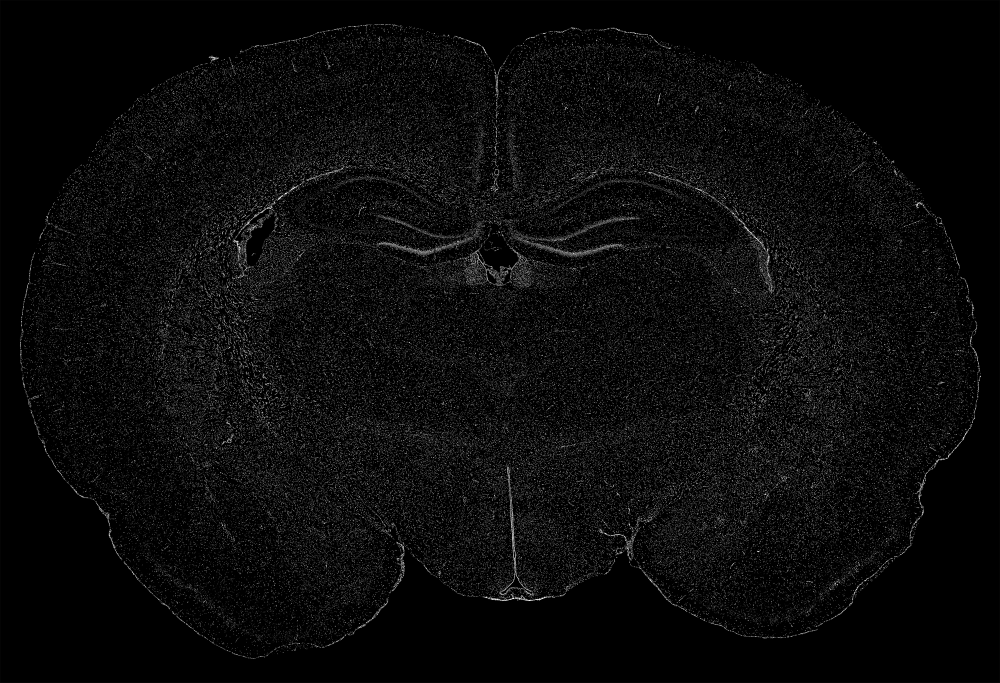
#> input picture base.jpg, 3000 x 2048 px, found by its file name (shown at 1/3 size)
$ python atlasMapping.py   (older library calls are emulated)
#> lines starting #> are read from the running program, lines starting #| are printed output that depends on the picture
import skimage as ski
from skimage.io import imread
from skimage.morphology import erosion, disk
from skimage import transform
import matplotlib.pyplot as plt
from PIL import Image, ImageFilter
import numpy as np
import scipy.misc as msc
import math

FOLDER = "/home/anon/Pictures/"

ATLAS = {
	"TOP": [1500, 260],
	"LEFT": [60, 1005],
	"BOTTOM_RIDGE_1": [995, 1750],
	"BOTTOM_RIDGE_2": [2000, 1745],
	"RIGHT": [2945, 1025]
}

def trans(img: object = None, xaxis: int = 0, yaxis: int = 0):
	return transform.warp(img, transform.SimilarityTransform(translation = (-1 * xaxis, yaxis)))

def rightShift(img: object = None, amount: int = 0): return trans(img, amount, 0)

def leftShift(img: object = None, amount: int = 0): return rightShift(img, 0, -1 * amount, 0)

def upShift(img: object = None, amount: int = 0): return trans(img, 0, amount)

def downShift(img: object = None, amount: int = 0): return upShift(img, -1 * amount)

def scaleBy(img: object = None, amount: tuple = None):
	h, w = img.shape
	tf = transform.AffineTransform(scale = amount)
	img = transform.warp(img, tf)
	h2, w2 = (int(h * (1 / amount[1])), int(w * (1 / amount[0])))
	zerov = generateZerosV(h)
	zeroh = generateZerosH(w)
	toadd = [(w - w2) / 2, (h - h2) / 2]
	while toadd[0] > 0:
		img = np.hstack((zerov, img))
		toadd[0] -= 1
	img = np.hsplit(img, np.array([w, h]))[0]
	while toadd[1] > 0:
		img = np.vstack((zeroh, img))
		toadd[1] -= 1
	img = np.vsplit(img, np.array([h, w]))[0]
	return img

def rotateBy(img: object = None, amount: int = 0): return transform.rotate(img, -1 * amount)

def generateZerosV(length: int = 0):
	lst = []
	for i in range(length): lst.append([0])
	return lst

def generateZerosH(length: int = 0):
	lst = []
	for i in range(length): lst.append(0)
	return [lst]

def cutImageAt(img: object = None, y: int = 0):
	return (
		np.vstack((
			img[:y],
			np.zeros_like(img[y:img.shape[0]])
		)),
		np.vstack((
			np.zeros_like(img[:y]),
			img[y:img.shape[0]]
		))
	)

def mergeAt(img1: object = None, img2: object = None, y: int = 0):
	print("egg")
	return msc.toimage(np.vstack((
		img1[:y],
		img2[y:]
	)))

def onClick(e: object = None):
	x, y = round(e.xdata, 2), round(e.ydata, 2)
	print("X: %.2f, Y: %.2f" % (x, y))

def main():
	base = imread(FOLDER + "base.jpg")
#> base is the input picture: shape (2048, 3000, 3); min 0, max 255, mean 11.3
	atlas = imread(FOLDER + "atlas.jpg")
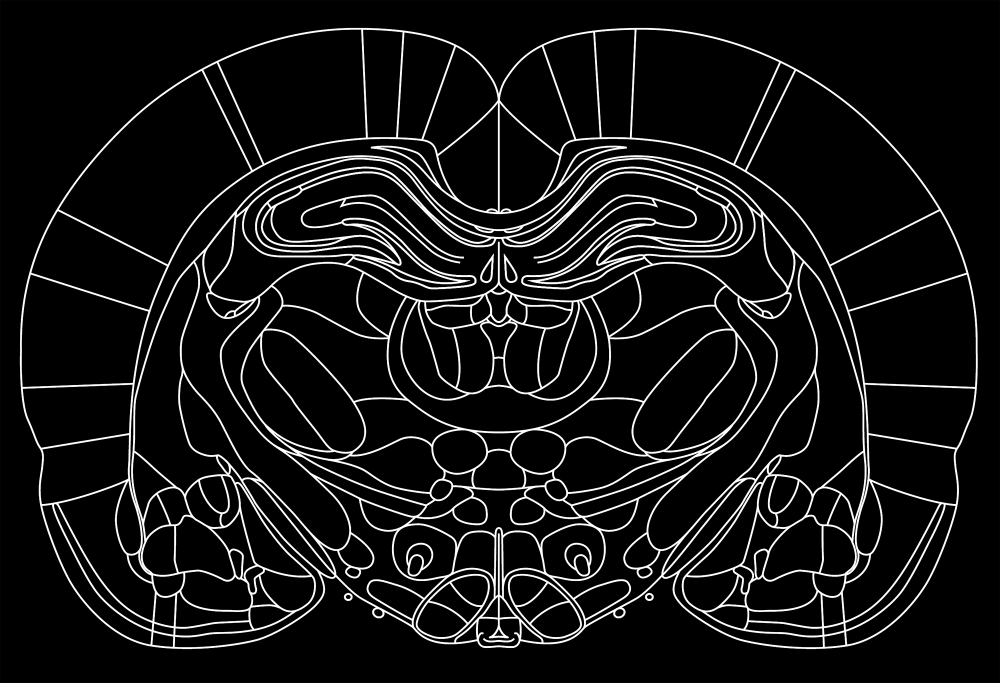
#> input picture atlas.jpg, 3000 x 2048 px, found by its file name (shown at 1/3 size)
#> atlas is the input picture: shape (2048, 3000); min 0, max 255, mean 20.8
	atlas = erosion(atlas, disk(1))
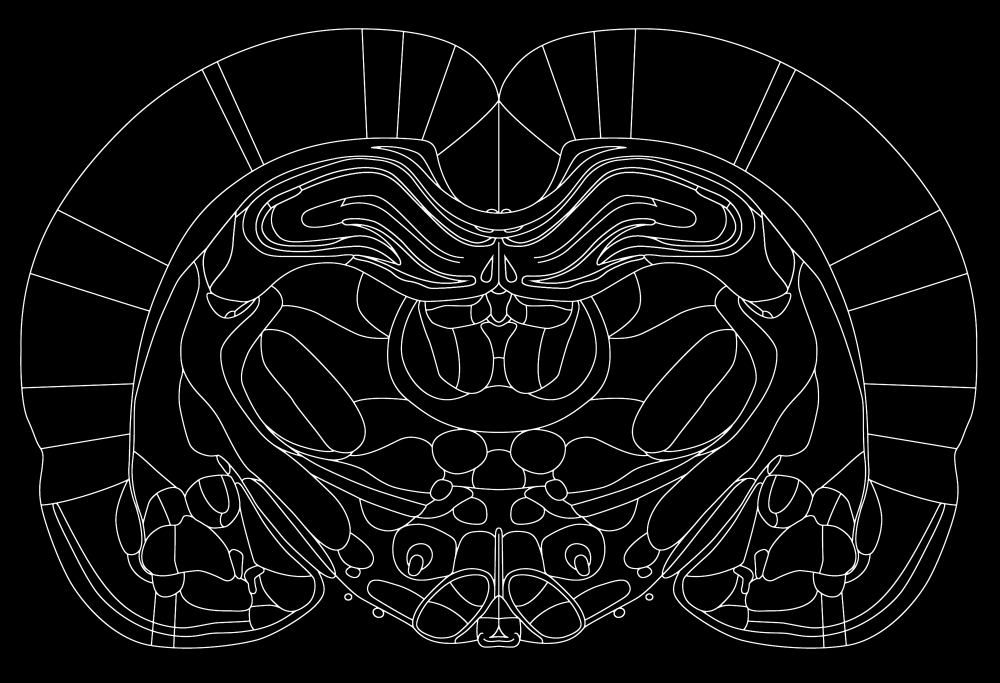
#> atlas: shape (2048, 3000) (shown at 1/3 size); min 0, max 255, mean 14.2

	atlasTop, atlasBottom = cutImageAt(atlas, 1360)
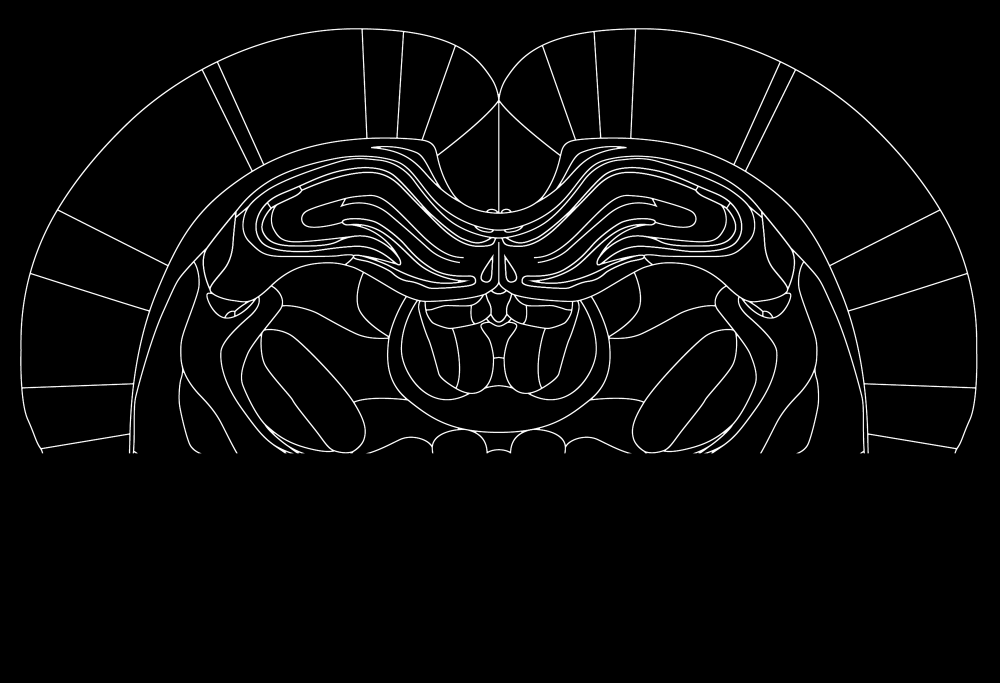
#> atlasTop: shape (2048, 3000) (shown at 1/3 size); min 0, max 255, mean 8.5
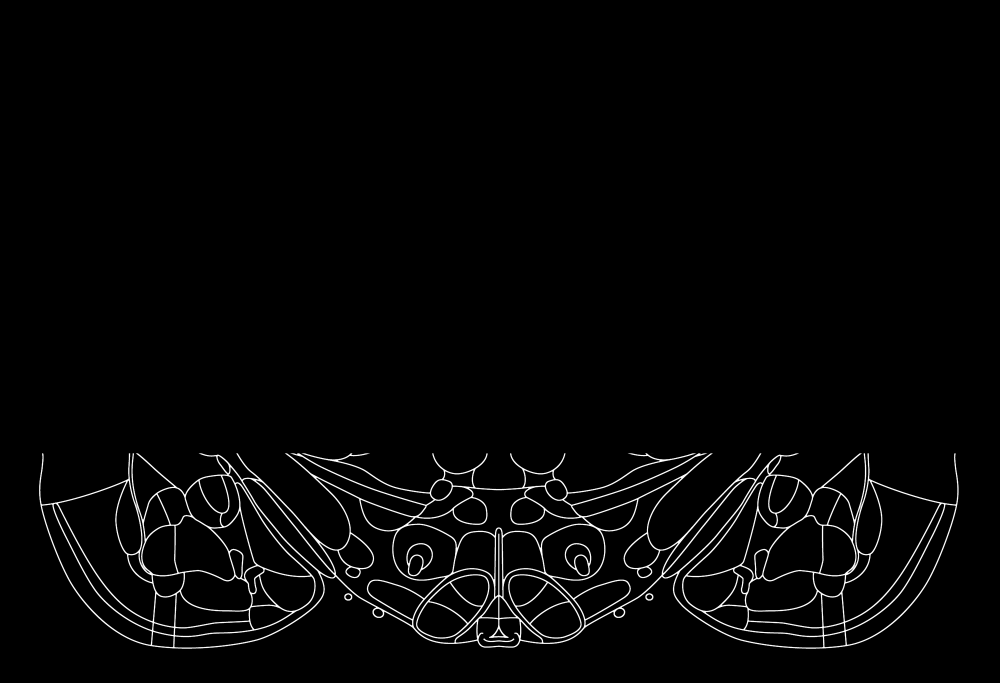
#> atlasBottom: shape (2048, 3000) (shown at 1/3 size); min 0, max 255, mean 5.7
	atlasBottom = downShift(atlasBottom, 50)
#> in trans, `return transform.warp(img, transform.SimilarityTransform(translation =..`:
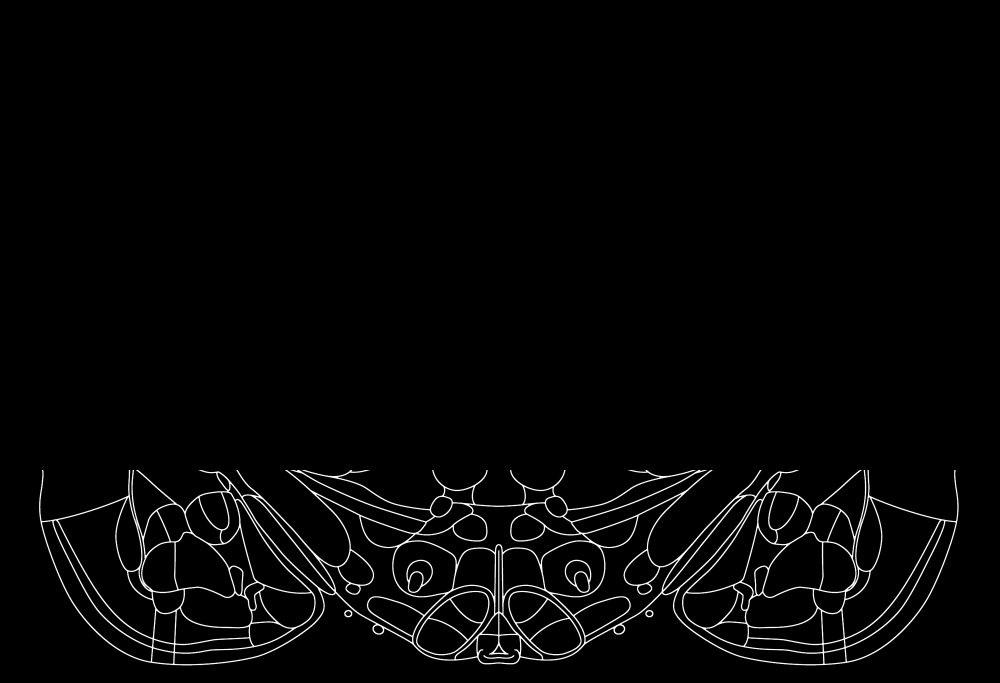
#> returned value: shape (2048, 3000) float64 (shown at 1/3 size); min 0, max 1, mean 0.0225
	atlas = mergeAt(atlasTop, atlasBottom, 1360)
	"".title()

	fig = plt.figure(1)

	plt.imshow(base, alpha = 1, cmap = "gray")
	plt.imshow(atlas, alpha = .8, cmap = "gray")

	plt.axis("off")
	plt.subplots_adjust(left = 0, right = 1, top = 1, bottom = 0)
	fig.set_size_inches(base.shape[0] / 80, base.shape[1] / 80)
	fig.canvas.mpl_connect("button_press_event", onClick)

	plt.show()

if __name__ == "__main__": main()
